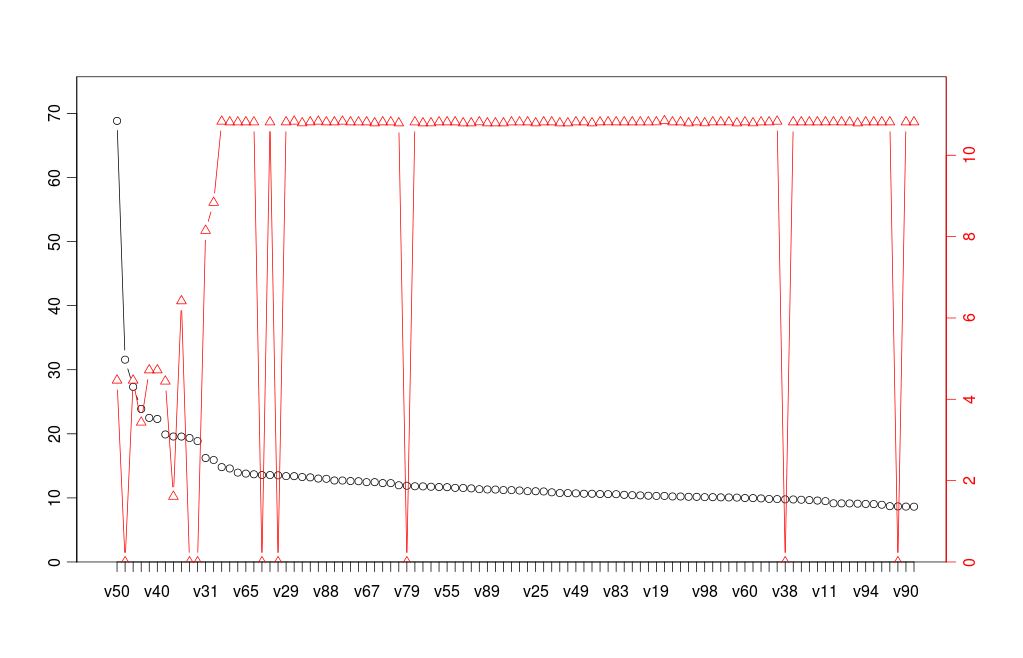

Write R code to recreate this figure.
library(plotrix)
importancia=attStats(f.boruta)
y1=importancia$medianImp[order(importancia$medianImp,decreasing = T)]
x1=row.names(importancia[order(importancia$medianImp,decreasing = T),])
y2=apply(train,2,function(i){length(which(is.na(i)))})

y2=y2[match(x1,names(y2))]

twoord.plot(lx=c(1:100),rx=c(1:100),ly=y1[1:100],ry=log(y2[1:100]+1),lylim=c(0,max(y1[1:100])*1.1),
            rylim=c(0,log(max(y2[1:100]))*1.1),xlim=c(0,100),xticklab=x1[1:100])
